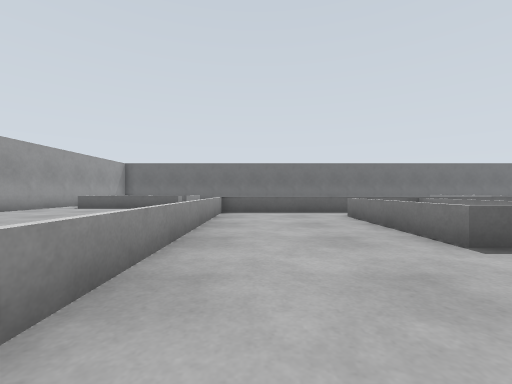
[1] (above)

19 first-person views from a walk through a Gazebo world. The camera is 0.66 m above the floor, looks level and sees 90° across. The floor is counted in squares, 1 m on a side. Each view is taken from the middle of a square. On the plan, view 1 faces up. The plan holds only what a view shows up to about 9 squares ahead; the rest is blank.

[2]
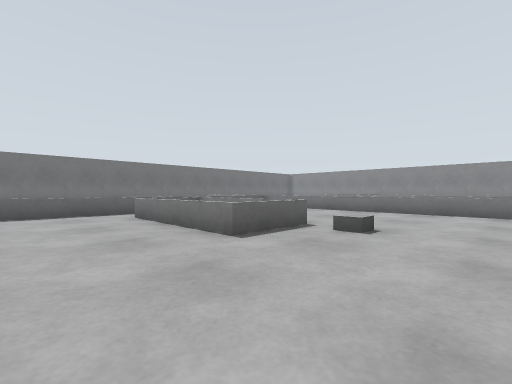

[3]
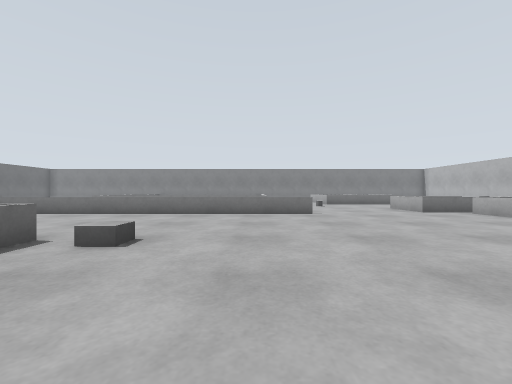

[4]
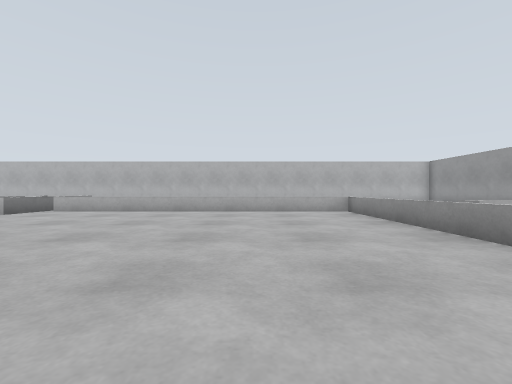

[5]
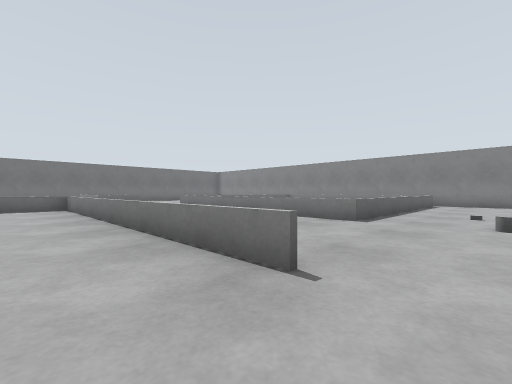

[6]
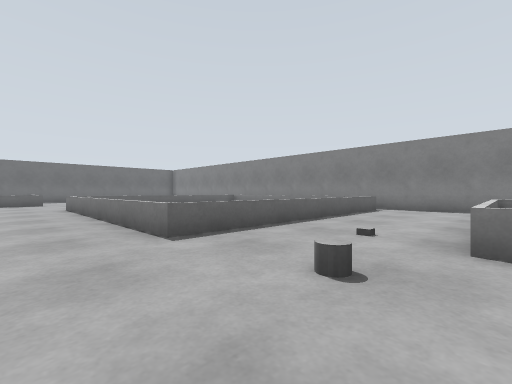

[7]
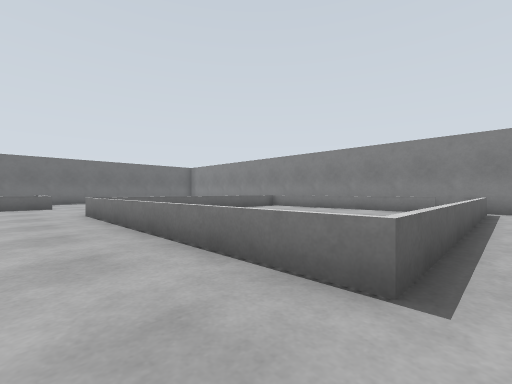

[8]
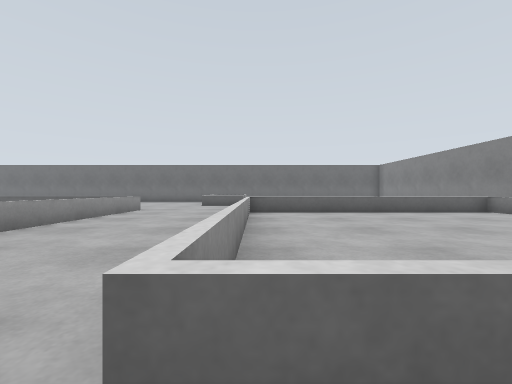

[9]
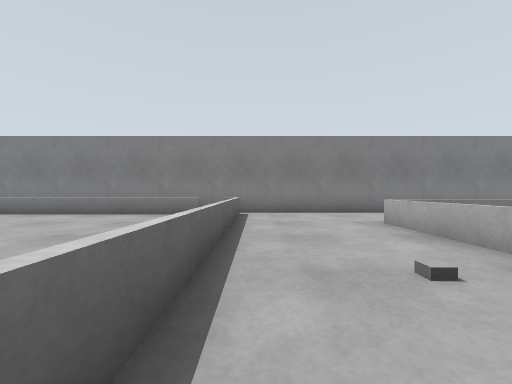

[10]
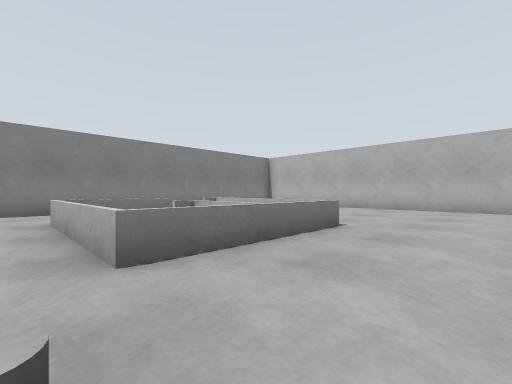

[11]
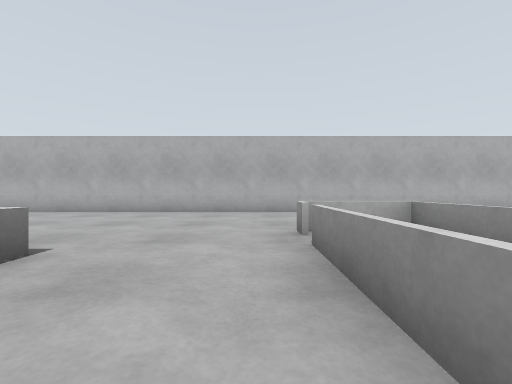

[12]
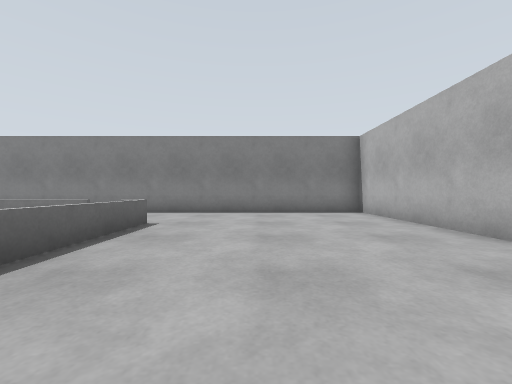

[13]
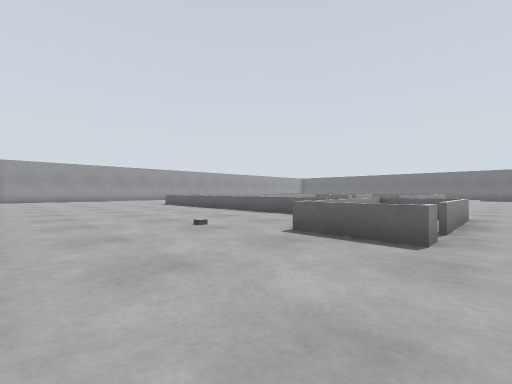

[14]
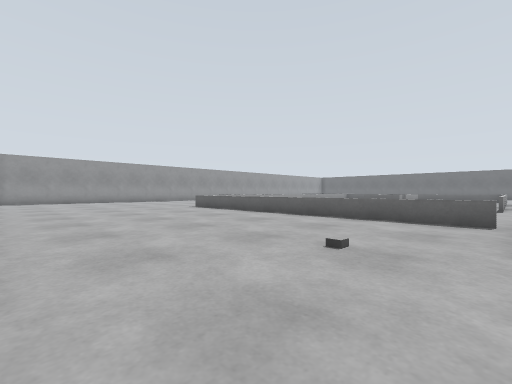

[15]
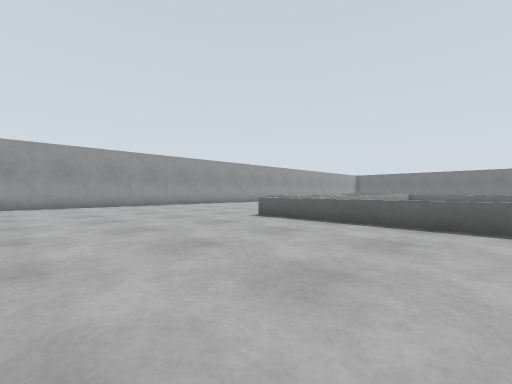

[16]
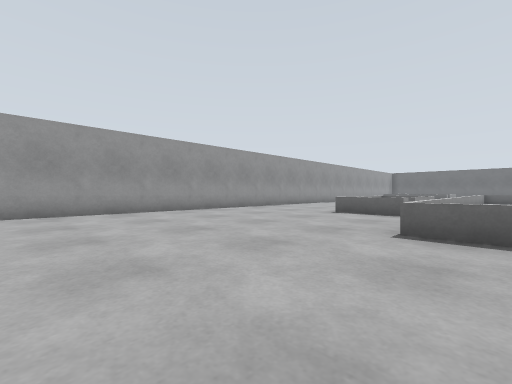

[17]
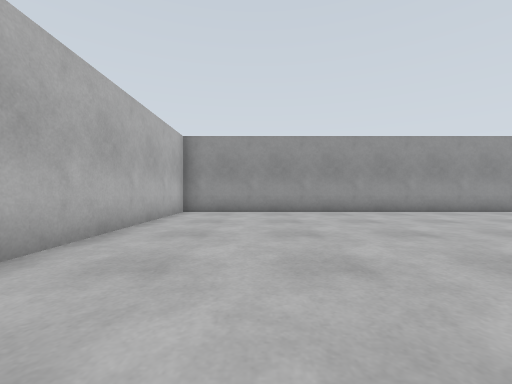

[18]
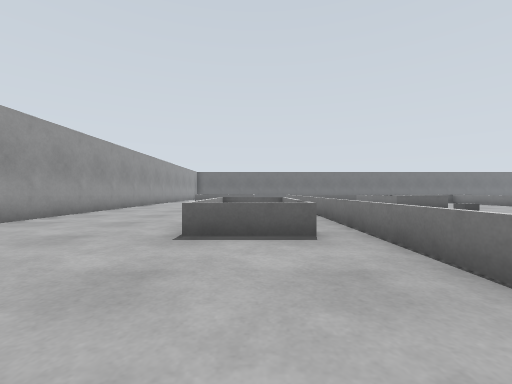

[19]
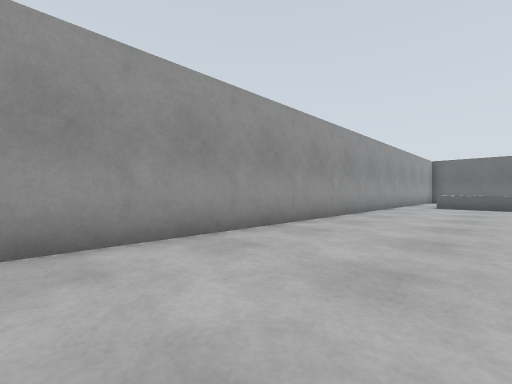

### Floor plan
Key: @ floor where view 1 was taken; # wall or solid block; x gap in a wall; . floor; = window, fence, low wall or low ledge; B grey box; C grey cylinder.
Columns run from 9 left of view 1 to 22 right of it. Each row starts with its distance up from view 1.
 11                     =
 10     =               ...
  9 #....               ...
  8 #....   ===========....
  7 #....   =...==  ..=...========#
  6 #....   =...==  ..=...=...... #
  5 #....   =...==  ..=...=...... #
  4 #....   =...=x....=...=......#
  3 #....   =...=x....=...=......#
  2 #....   =....B....=...=...... #
  1 #....====.........= ..=  ..  ###
  0 #....=#==@........= ..========.#
 -1 #....= ==.........=............#
 -2 #....= ==...............B......#
 -3 #....====.............C........#
 -4 #.......=..............=====...#
 -5 #.......=..............===#=  .#
 -6 #.......=.........===..===#=   #
 -7 #.......===========#=..==##=...#
 -8 #.................=#=..=====...#
 -9 #.................===..........#
-10 #................B.............#
-11 #..............................#
-12 #..............................#
-13 #..............................#
-14 ########     ###################

Positions as (right, up) in squares from view 1, and headings:
1: (0, 0), facing up
2: (0, 0), facing up-right
3: (1, 0), facing right
4: (2, 2), facing down
5: (7, -3), facing up-right
6: (11, -4), facing up-right
7: (11, -1), facing up-right
8: (13, -1), facing up
9: (13, -1), facing right
10: (12, -3), facing down-right
11: (12, -5), facing down
12: (13, -10), facing right
13: (12, -13), facing up-left
14: (9, -13), facing up-left
15: (4, -12), facing up-left
16: (0, -11), facing up-left
17: (0, -11), facing left
18: (-3, -7), facing up
19: (-5, -2), facing up-left
